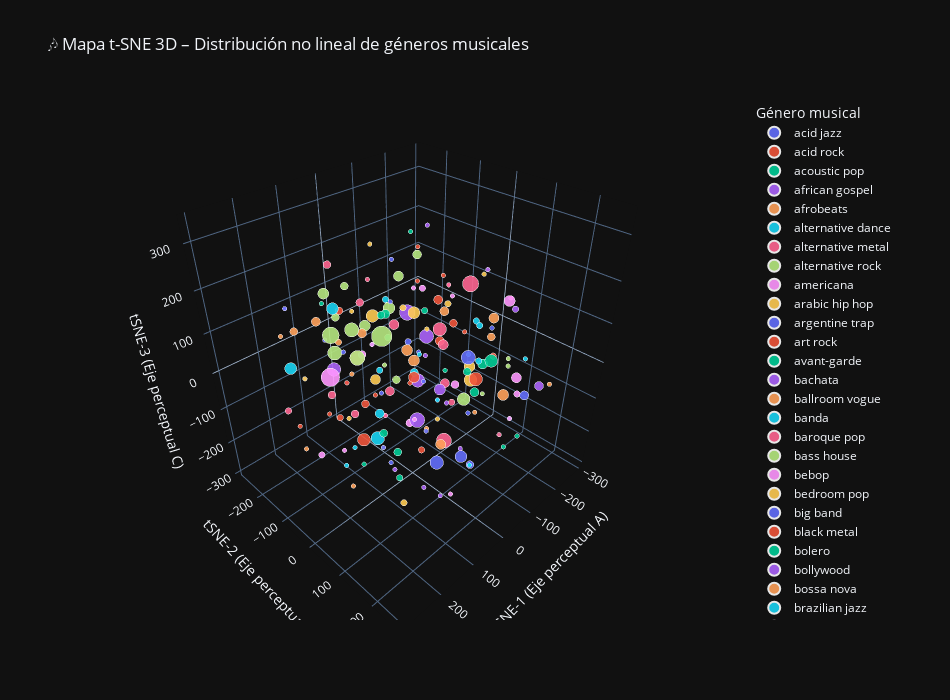

Notebook code for this chart:
### Code cell
fig = px.scatter_3d(
    df_genres_layer,
    x="tSNE1",
    y="tSNE2",
    z="tSNE3",
    color="genre_name",
    size="n_artists",
    hover_name="genre_name",
    title="🎶 Mapa t-SNE 3D – Distribución no lineal de géneros musicales",
    opacity=0.9,
    width=950,
    height=700
)

fig.update_layout(
    scene=dict(
        xaxis_title="tSNE-1 (Eje perceptual A)",
        yaxis_title="tSNE-2 (Eje perceptual B)",
        zaxis_title="tSNE-3 (Eje perceptual C)"
    ),
    legend_title_text="Género musical",
    template="plotly_dark"
)

fig.show()
